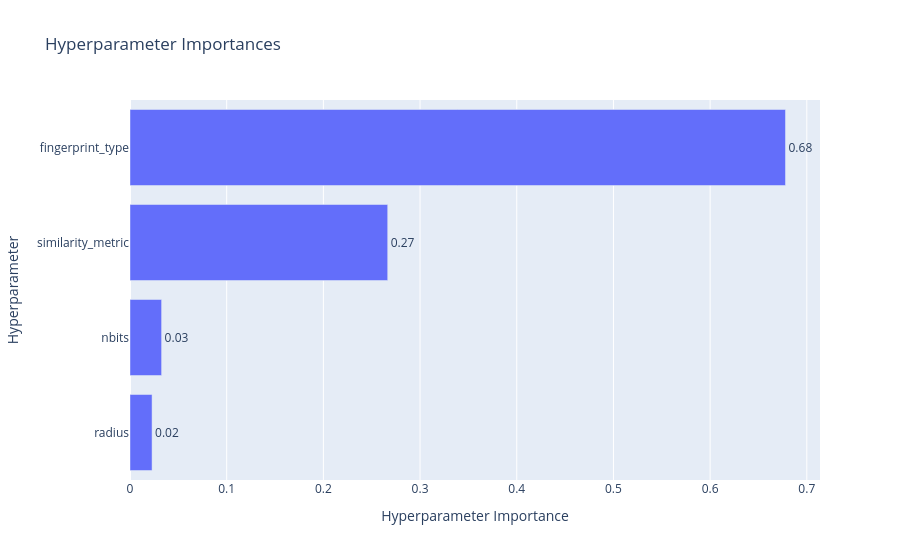

Here is the notebook cell this chart was saved with:
### Code cell
# Plot parameter importance
fig = optuna.visualization.plot_param_importances(optimizer.study)
fig.show()

### Figure 1 — Plotly figure (JSON) as saved in the notebook; plotly's stock layout.template omitted (floating-point values rounded to 4 significant figures)
{"data": [{"cliponaxis": false, "hovertemplate": ["radius (IntDistribution): 0.022826118662516846<extra></extra>", "nbits (IntDistribution): 0.03268658591471425<extra></extra>", "similarity_metric (CategoricalDistribution): 0.26652739120254215<extra></extra>", "fingerprint_type (CategoricalDistribution): 0.6779599042202267<extra></extra>"], "name": "Objective Value", "orientation": "h", "text": ["0.02", "0.03", "0.27", "0.68"], "textposition": "outside", "type": "bar", "x": [0.02283, 0.03269, 0.2665, 0.678], "y": ["radius", "nbits", "similarity_metric", "fingerprint_type"]}], "layout": {"title": {"text": "Hyperparameter Importances"}, "xaxis": {"title": {"text": "Hyperparameter Importance"}}, "yaxis": {"title": {"text": "Hyperparameter"}}}}
